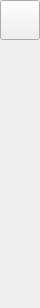
<?xml version="1.0" encoding="UTF-8"?>
<ui version="4.0">
 <class>LeftWidget</class>
 <widget class="QWidget" name="LeftWidget">
  <property name="geometry">
   <rect>
    <x>0</x>
    <y>0</y>
    <width>40</width>
    <height>308</height>
   </rect>
  </property>
  <property name="maximumSize">
   <size>
    <width>16777215</width>
    <height>16777215</height>
   </size>
  </property>
  <property name="windowTitle">
   <string>Form</string>
  </property>
  <layout class="QVBoxLayout" name="verticalLayout_2">
   <property name="spacing">
    <number>0</number>
   </property>
   <property name="leftMargin">
    <number>0</number>
   </property>
   <property name="topMargin">
    <number>0</number>
   </property>
   <property name="rightMargin">
    <number>0</number>
   </property>
   <property name="bottomMargin">
    <number>0</number>
   </property>
   <item>
    <widget class="MyPushButton" name="pushButton">
     <property name="minimumSize">
      <size>
       <width>40</width>
       <height>40</height>
      </size>
     </property>
     <property name="maximumSize">
      <size>
       <width>40</width>
       <height>40</height>
      </size>
     </property>
     <property name="text">
      <string/>
     </property>
    </widget>
   </item>
   <item>
    <spacer name="verticalSpacer">
     <property name="orientation">
      <enum>Qt::Orientation::Vertical</enum>
     </property>
     <property name="sizeHint" stdset="0">
      <size>
       <width>40</width>
       <height>40</height>
      </size>
     </property>
    </spacer>
   </item>
  </layout>
 </widget>
 <customwidgets>
  <customwidget>
   <class>MyPushButton</class>
   <extends>QPushButton</extends>
   <header location="global">GuiElements/mypushbutton.h</header>
  </customwidget>
 </customwidgets>
 <resources/>
 <connections/>
</ui>
